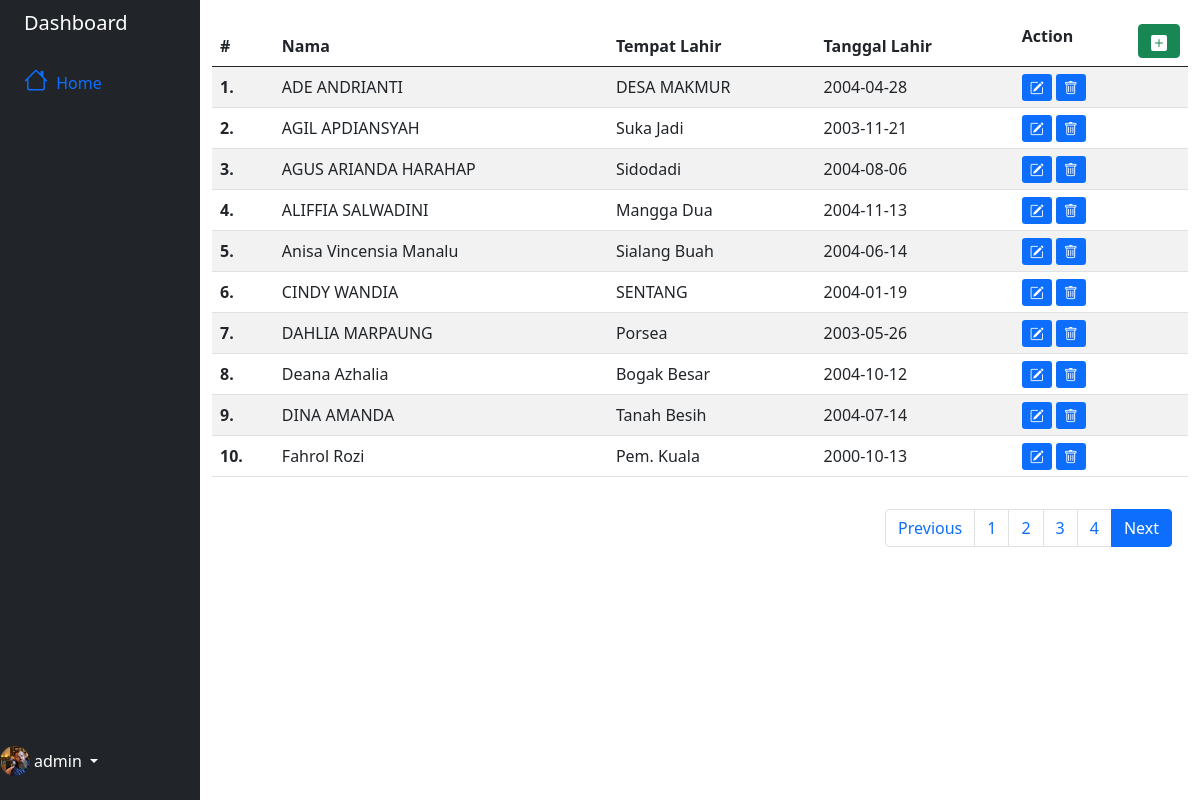
Screenshot of /admin/read_data.php (signed in) with the database file from the repository.
### tables this page shows
CREATE TABLE `db_siswa` (
  `id` int(11) NOT NULL,
  `nama` text NOT NULL,
  `tempat_lahir` text NOT NULL,
  `tanggal_lahir` date NOT NULL
);

### admin/read_data.php (the view, shortened to what this page needs)
  <!doctype html>
<html lang="en">
  <head>
    <link href="https://cdn.jsdelivr.net/npm/bootstrap@5.0.2/dist/css/bootstrap.min.css" rel="stylesheet">
    <link rel="stylesheet" href="https://cdn.jsdelivr.net/npm/bootstrap-icons@1.7.2/font/bootstrap-icons.css">
  </head>
  <body>
      <div class="container-fluid">
    <div class="row flex-nowrap">
        <div class="col-auto col-md-3 col-xl-2 px-sm-2 px-0 bg-dark">
            <div class="d-flex flex-column align-items-center align-items-sm-start px-3 pt-2 text-white min-vh-100">
                <a href="#" class="d-flex align-items-center pb-3 mb-md-0 me-md-auto text-white text-decoration-none">
                    <span class="fs-5 d-none d-sm-inline">Dashboard</span>
                </a>
                <ul class="nav nav-pills flex-column mb-sm-auto mb-0 align-items-center align-items-sm-start" id="menu">
                    <li class="nav-item">
                        <a href="#" class="nav-link align-middle px-0">
                            <i class="fs-4 bi-house"></i> <span class="ms-1 d-none d-sm-inline">Home</span>
                        </a>
                    </li>
                </ul>
                <div class="dropdown pb-4 fixed-bottom">
                    <a href="#" class="d-flex align-items-center text-white text-decoration-none dropdown-toggle" id="dropdownUser1" data-bs-toggle="dropdown" aria-expanded="false">
                        <img src="./img/profile.jpeg" alt="hugenerd" width="30" height="30" class="rounded-circle">
                        <span class="d-none d-sm-inline mx-1"><?=$_SESSION['username'];?></span>
                    </a>
                </div>
            </div>
        </div>
        <div class="col py-3">
        <table class="table table-striped">
<thead>
    <tr>
        <th scope="col">#</th>
        <th scope="col">Nama</th>
        <th scope="col">Tempat Lahir</th>
        <th scope="col">Tanggal Lahir</th>
        <th scope="col">Action
        <button type="button" class="btn btn-success pt-1 pb-1" style="float:right;">
                <svg xmlns="http://www.w3.org/2000/svg" width="16" height="16" fill="currentColor" class="bi bi-plus-square-fill" viewBox="0 0 16 16">
  <path d="M2 0a2 2 0 0 0-2 2v12a2 2 0 0 0 2 2h12a2 2 0 0 0 2-2V2a2 2 0 0 0-2-2H2zm6.5 4.5v3h3a.5.5 0 0 1 0 1h-3v3a.5.5 0 0 1-1 0v-3h-3a.5.5 0 0 1 0-1h3v-3a.5.5 0 0 1 1 0z"></path>
</svg></button></th>
    </tr>
</thead>
<tbody>
    <?php
    include "config.php";
    $batas = 10;
    $q = htmlentities(htmlspecialchars(mysqli_real_escape_string($dbc, $_REQUEST["q"])));
	$halaman = isset($_GET['halaman'])?(int)$_GET['halaman'] : 1;
	$halaman_awal = ($halaman>1) ? ($halaman * $batas) - $batas : 0;
	$previous = $halaman - 1;
	$next = $halaman + 1;
	$data = mysqli_query($dbc,"select * FROM `db_siswa`");
	$jumlah_data = mysqli_num_rows($data);
	$total_halaman = ceil($jumlah_data / $batas);
    if (!empty($q)) {
        $data_siswa = mysqli_query($dbc, "select * from `db_siswa` where nama like '%$q%'");
    } else {
    $data_siswa = mysqli_query($dbc, "select * FROM `db_siswa` limit $halaman_awal, $batas");
    }
	$nomor = $halaman_awal+1;
    while ($row = mysqli_fetch_row($data_siswa)) {
        ?>
    <tr>
        <th scope="row"><?=$nomor++; ?>.</th>
        <td><?=$row[1]; ?></td>
        <td><?=$row[2]; ?></td>
        <td><?=$row[3]; ?></td>
        <td><a class="btn-sm btn-primary" data-bs-toggle="modal" data-bs-target="#updateModal<?=$row[0]; ?>">
        <i class="bi bi-pencil-square"></i></a>
        <a href="delete_data.php?id=<?=$row[0];?>" class="btn-sm btn-primary" onclick="return confirm('Apakah anda yakin ingin menghapus ini?')"><i class="bi bi-trash"></i></a></td>
    </tr>
    <?php
    }
    ?>
</tbody>
</table>
<nav>
			<ul class="pagination justify-content-end p-3">
				<li class="page-item">
					<a class="page-link" <?php if($halaman > 1){ echo "href='?halaman=$previous'"; } ?>>Previous</a>
				</li>
				<?php
				for($x=1;$x<=$total_halaman;$x++){
					?>
					<li class="page-item"><a class="page-link" href="?halaman=<?php echo $x ?>"><?php echo $x; ?></a></li>
					<?php
				}
				?>
				<li class="page-item active">
					<a  class="page-link" <?php if($halaman < $total_halaman) { echo "href='?halaman=$next'"; } ?>>Next</a>
				</li>
			</ul>
		</nav>
        </div>
    </div>
</div>
  </body>
</html>

### rows the page displays
db_siswa: nama "ADE ANDRIANTI", tempat_lahir "DESA MAKMUR", tanggal_lahir "2004-04-28"
db_siswa: nama "AGIL APDIANSYAH", tempat_lahir "Suka Jadi", tanggal_lahir "2003-11-21"
db_siswa: nama "AGUS ARIANDA HARAHAP", tempat_lahir "Sidodadi", tanggal_lahir "2004-08-06"
db_siswa: nama "ALIFFIA SALWADINI", tempat_lahir "Mangga Dua", tanggal_lahir "2004-11-13"
db_siswa: nama "Anisa Vincensia Manalu", tempat_lahir "Sialang Buah", tanggal_lahir "2004-06-14"
db_siswa: nama "CINDY WANDIA", tempat_lahir "SENTANG", tanggal_lahir "2004-01-19"
db_siswa: nama "DAHLIA MARPAUNG", tempat_lahir "Porsea", tanggal_lahir "2003-05-26"
db_siswa: nama "Deana Azhalia", tempat_lahir "Bogak Besar", tanggal_lahir "2004-10-12"
db_siswa: nama "DINA AMANDA", tempat_lahir "Tanah Besih", tanggal_lahir "2004-07-14"
db_siswa: nama "Fahrol Rozi", tempat_lahir "Pem. Kuala", tanggal_lahir "2000-10-13"

### other values shown
$_SESSION['username'] "admin"
